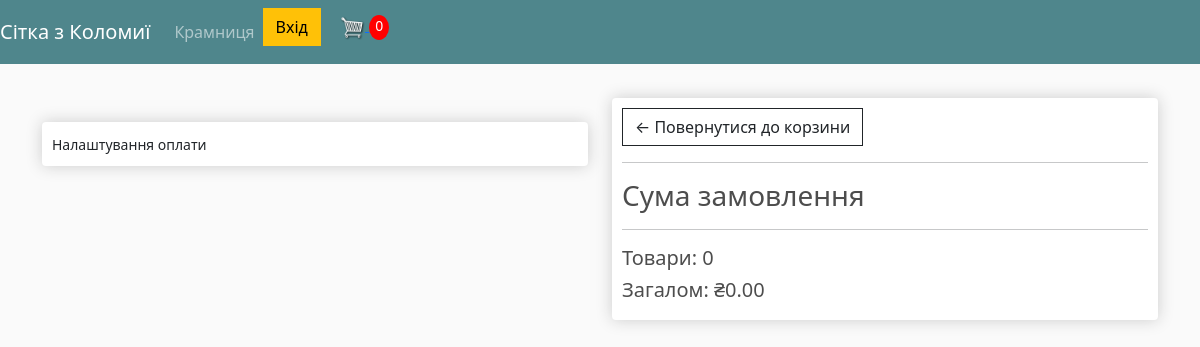
/checkout/ (signed in), run on an earlier commit of the app's database.
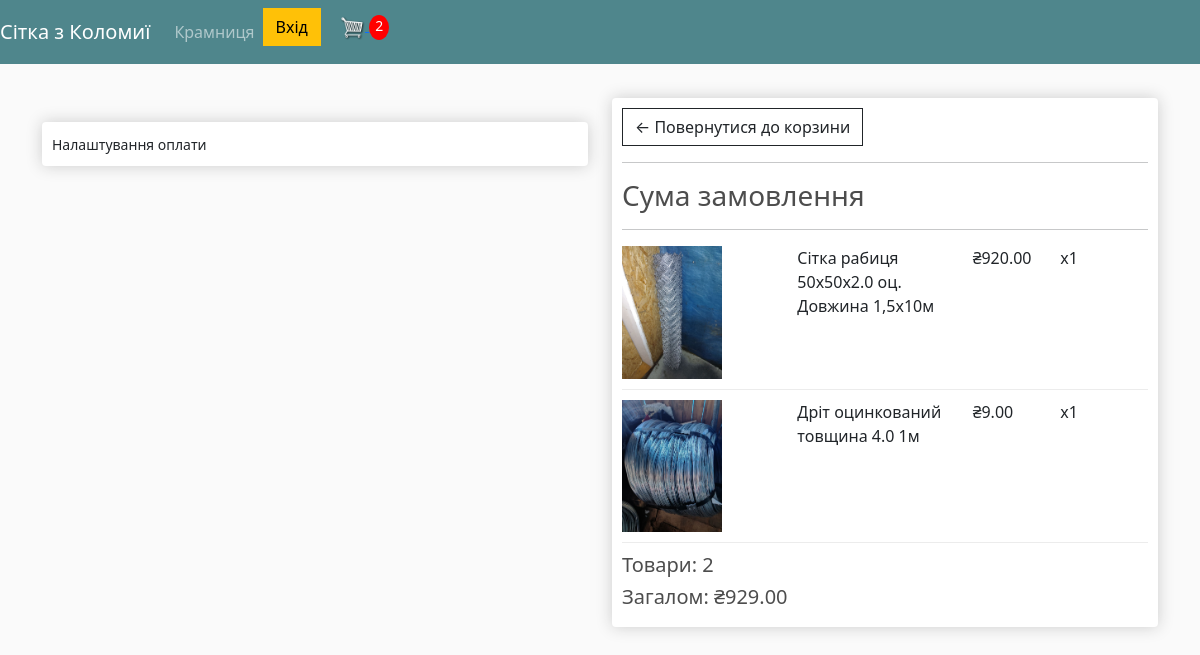
And on a later commit of the database.
### store/models.py (models this page shows, shortened)
class Order(models.Model):
    customer = models.ForeignKey(Customer, on_delete=models.SET_NULL, null=True, blank=True)
    date_ordered = models.DateTimeField(auto_now_add=True)
    complete = models.BooleanField(default=False, null=True, blank=False)
    transaction_id = models.CharField(max_length=200, null=True)
    @property
    def shipping(self):
        shipping = False
        orderitems = self.orderitem_set.all()
        for i in orderitems:
            if i.product.delivery == False:
                shipping = True
        return shipping
    @property
    def get_cart_total(self):
        orderitems =  self.orderitem_set.all()
        total = sum([item.get_total for item in orderitems])
        return total
    @property
    def get_cart_items(self):
        orderitems =  self.orderitem_set.all()
        total = sum([item.quantity for item in orderitems])
        return total

class OrderItem(models.Model):
    product = models.ForeignKey(Product, on_delete=models.SET_NULL, null=True)
    order = models.ForeignKey(Order, on_delete=models.SET_NULL, null=True)
    quantity = models.IntegerField(default=0, null=True, blank=True)
    date_added = models.DateTimeField(auto_now_add=True)
    @property
    def get_total(self):
        total = self.product.price * self.quantity
        return total

class Product(models.Model):
    name = models.CharField(max_length=200, null=True)
    price = models.DecimalField(max_digits=8, decimal_places=2)
    delivery = models.BooleanField(default=False, null=True, blank=False)
    image = models.ImageField(null=True, blank=True)
    @property
    def imageURL(self):
        try:
            url = self.image.url
        except:
            url = ''
        return url

### store/views.py (the view)
# urls.py: path('checkout/', views.checkout, name="checkout"),
def checkout(request):
	data = cartData(request)
	cartItems = data['cartItems']
	order = data['order']
	items = data['items']
	context = {'items':items, 'order':order, 'cartItems':cartItems}
	return render(request, 'store/checkout.html', context)

### store/utils.py (called while the page is built)
def cartData(request):
	if request.user.is_authenticated:
		customer = request.user.customer
		order, created = Order.objects.get_or_create(customer=customer, complete=False)
		items= order.orderitem_set.all()
		cartItems = order.get_cart_items
	else:
		cookieData = cookieCart(request)
		cartItems = cookieData['cartItems']
		order = cookieData['order']
		items = cookieData['items']
	return {'cartItems': cartItems, 'order': order, 'items': items}

### store/templates/store/checkout.html (shortened to what this page needs)
{% extends 'store/main.html' %}
{% load static %}
{% block content %}
<div class="row">
    <div class="col-lg-6">
        <br>
        <div class="box-element hidden" id="payment-info">
            <small>Налаштування оплати</small>
        </div>
    </div>
    <div class="col-lg-6">
        <div class="box-element">
            <a  class="btn btn-outline-dark" href="{% url 'cart' %}">&#x2190; Повернутися до корзини</a>
            <hr>
            <h3>Сума замовлення</h3>
            <hr>
            {% for item in items %}
            <div class="cart-row">
                <div style="flex:2"><img class="row-image" src="{{item.product.imageURL}}"></div>
                <div style="flex:2"><p>{{item.product.name}}</p></div>
                <div style="flex:1"><p>₴{{item.product.price}}</p></div>
                <div style="flex:1"><p>x{{item.quantity}}</p></div>
            </div>
            {% endfor %}
            <h5>Товари:   {{order.get_cart_items}}</h5>
            <h5>Загалом:   ₴{{order.get_cart_total|floatformat:2}}</h5>
        </div>
    </div>
</div>
{% endblock content %}

What changed in the data, as far as the page shows it:
no longer on this page (row edited): Order: get_cart_items "0", get_cart_total "0.00"
added OrderItem: product.imageURL (picture), product.name "Сітка рабиця 50х50х2.0 оц. Довжина 1,5х10м", product.price "920.00", quantity "1"
added OrderItem: product.imageURL (picture), product.name "Дріт оцинкований товщина 4.0 1м", product.price "9.00", quantity "1"
added Order: get_cart_items "2", get_cart_total "929.00"
Also different on the page:
{{ cartItems }}: "0" → "2"
